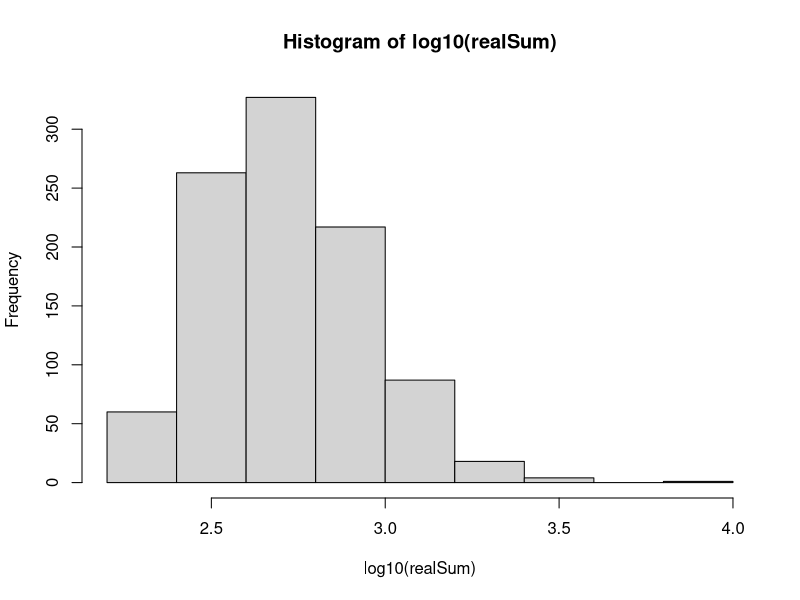
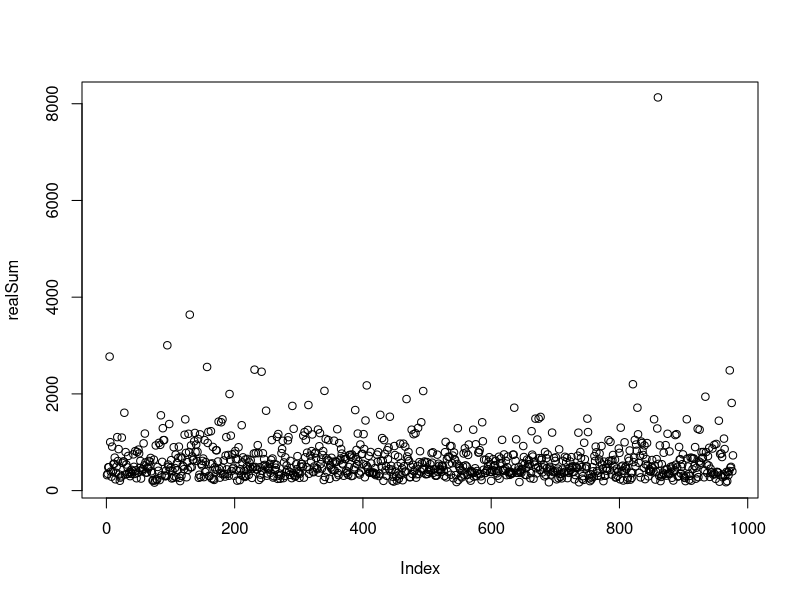
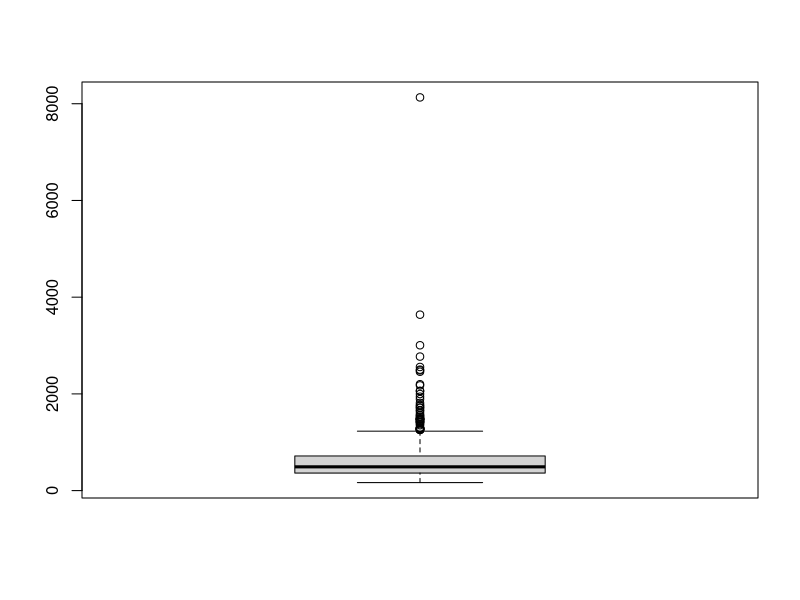
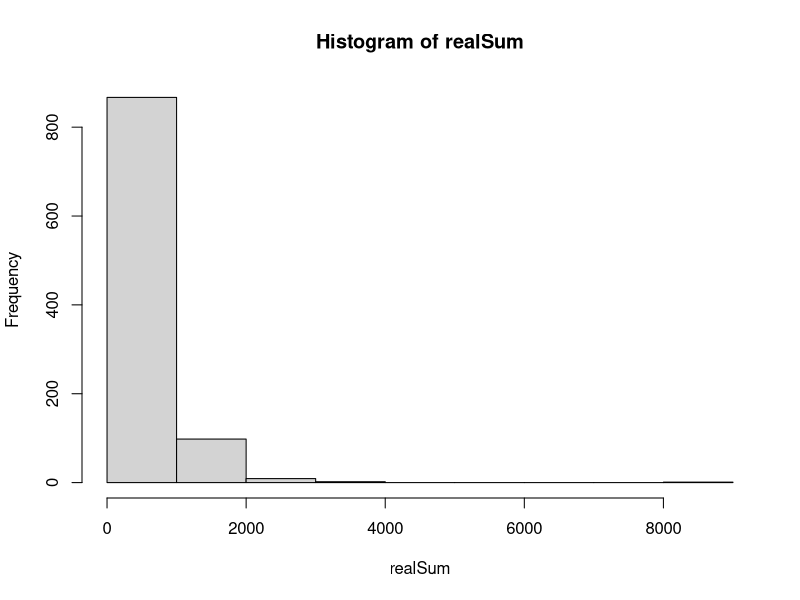
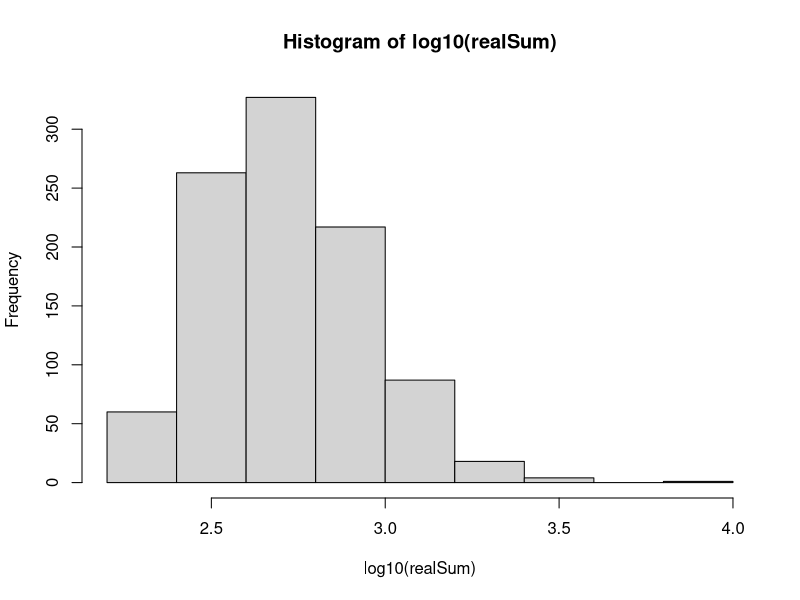
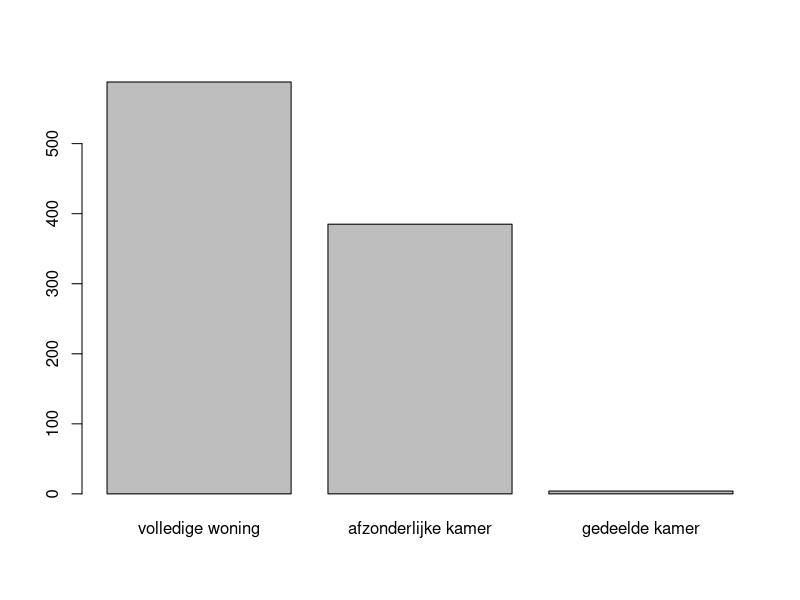
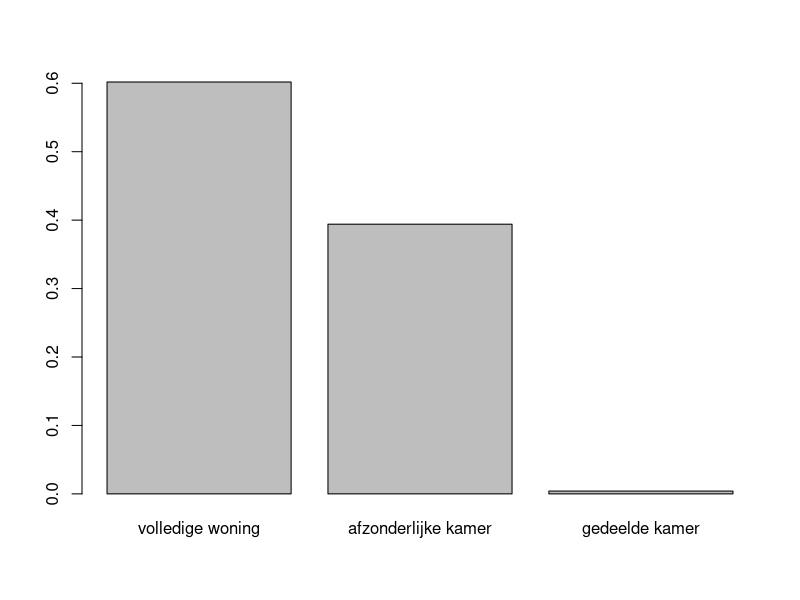
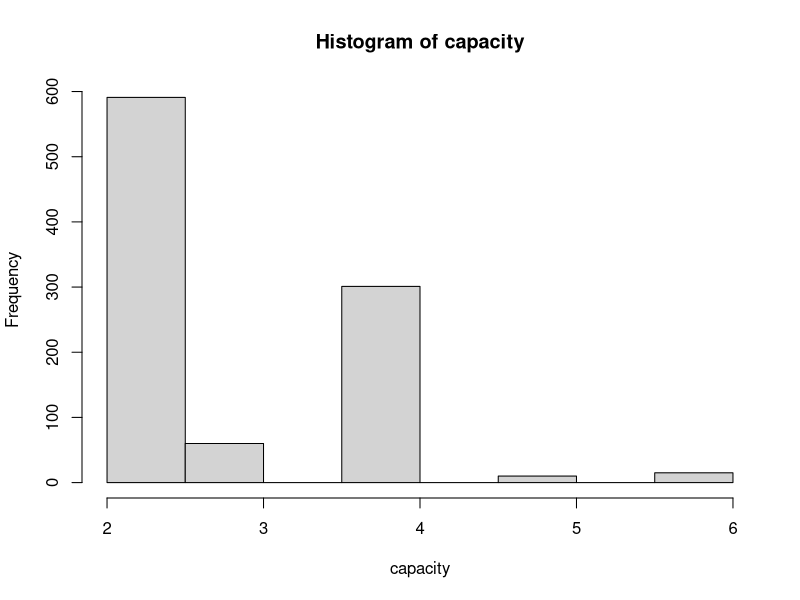

These figures' R source, in order: (Note: this script raises an error after producing the figures.)
### 0) Extra QoL functies ######################################################
clear_envir <- function() {rm(list = ls(.GlobalEnv)[ls(.GlobalEnv) != "airbnb" & ls(.GlobalEnv) != "clear_envir"], envir = .GlobalEnv)}

### 1) Gegevens inlezen en manipuleren #########################################
#laat aub staan voor nu: ~/2e Bachelor/stat404/stat_project_2023/airbnb.csv
airbnb <- read.csv2("airbnb.csv", sep="", stringsAsFactors=TRUE)
range_attr  = max(airbnb$attr)-min(airbnb$attr)
range_rest  = max(airbnb$rest)-min(airbnb$rest)
airbnb$attr = 1 + 9*((airbnb$attr - min(airbnb$attr)) / range_attr)
airbnb$rest = 1 + 9*((airbnb$rest - min(airbnb$rest)) / range_rest)
airbnb$lat  = NULL
airbnb$lng  = NULL
airbnb$room = factor(airbnb$room, levels = c(1,2,3), labels = c("volledige woning","afzonderlijke kamer", "gedeelde kamer"))
airbnb$host = factor(airbnb$host, levels = c(0,1,2), labels = c("enige beschikbare woning", "2 tot 4 beschikbare woningen", "meer dan 4 beschikbare woningen"))
attach(airbnb)

### 2) Gegevens verkennen #####################################################

summary(airbnb)

# 1: realSum
# Kwantitatief, continu (positief)
hist(log10(realSum))
summary(log10(realSum))
mean(realSum)
median(realSum)
sd(realSum)
range(realSum)
plot(realSum) # 1 zeer duidelijke uitschieter
boxplot(realSum)
hist(realSum) # zeer rechtsscheef
hist(log10(realSum)) # iets "normaler" verdeeld

# 2: room 
# Kwalitatief, nominaal
summary(room)
table(room) # zeer weinig gedeelde kamers
table(room)/length(room)
barplot(table(room))
barplot(table(room)/length(room))

# 3: capacity
# Kwantitatief, discreet (positief)
summary(capacity)
table(capacity)
hist(capacity)
table(capacity)/length(capacity)
barplot(table(capacity))
barplot(table(capacity)/length(capacity))

# 4: bedrooms
# Kwantitatief, discreet (positief)
summary(bedrooms)
table(bedrooms)
table(bedrooms)/length(bedrooms)
barplot(table(bedrooms))
barplot(table(bedrooms)/length(bedrooms))

# 5: dist
# Kwantitatief, continu (positief)
hist(dist) # duidelijk rechtsscheef 
hist(log10(dist))  # duidelijk linksscheef
summary(dist)  # er zijn niet meteen uitschieters, behalve na de logtransf is er een lage waarde
range(dist)
range(dist)[2]-range(dist)[1]
cov(realSum, dist)  # sterk omgekeerd evenredig verband; (kleine afstand = hoge prijs)

# 6: metro
# Kwantitatief, continu (positief)
hist(metro) # rechtsscheef met meeste gegevens links (kleine afstand)
hist(log10(metro)) # lijkt een beetje normaal, maar heeft toch een kleine linkerstaart
summary(metro)
range(metro)     
range(metro)[2]-range(metro)[1] # minder spreiding dan dist
cov(realSum, metro) # een kleinere afstand zal een hogere prijs met zich meetrekken, maar minder erg dan bij dist

# 7: attr
# Kwantitatief, continu (tussen 1 en 10)
hist(attr) # zeer rechtsscheef
hist(log10(attr)) # minder rechtsscheef, maar nog steeds niet normaal
summary(attr)
range(attr)
range(attr)[2]- range(attr)[1] # de attr ligt per constructie tussen 1 en 10
cov(realSum, attr) # hoe hoger de attr score, hoe hoger de prijs

# 8: rest
# Kwantitatief, continu (tussen 1 en 10)
hist(rest) # rechtsscheef
hist(log10(rest)) # symmetrisch met zware staarten
summary(rest)
range(rest)
range(rest)[2]- range(rest)[1] # de rest ligt per constructie tussen 1 en 10
cov(realSum, rest) # er is duidelijk een positieve samenhang tussen de prijs en de restaurantscore

# 9: host
# Kwalitatief, ordinaal
# Meeste verblijven hebben een gastheer die maar één woning ter beschikking heeft
table(host)
x = barplot(table(host), main = "Aantal beschikbare woningen van de gastheer\nbij een woning", names.arg = c("1", "2-4", ">4"), col = c("snow2", "snow3", "snow4"), ylim = c(0,max(table(host))*1.15), space = 0)
text(x, table(host)+30, labels = as.character(y))
pie(table(host), main = "Aantal beschikbare woningen van de gastheer\nbij een woning", labels = c("1", "2-4", ">4"))

# 10: cleanliness
# Kwalitatief, ordinaal (tussen 1 en 10)
# REDEN: modale score van 1-10, maar een 9 is niet per-se "properder" dan een 8,
#   maar de huurders hebben dit in het algemeen wel zo ervaren.
#   Dit is dus minder een meetwaarde, maar eerder een categorische veranderlijke
# Zeer linksscheef, meer dan de helft geeft "10"
# Exponentieel verdeeld?
table(cleanliness)
hist(cleanliness, col = c("snow2", "snow3"))

# 11: satistfaction
# Kwantitatief, continu (tussen 1 en 10)
# REDEN: terwijl cleanliness kwalitatief zou zijn, lijkt satisfaction mij toch
#   eerder een "gemeten waarde." Het lijkt mij hier een afgeronde continue
#   waarde, die inderdaad "meet" hoe satisfied een huurder is.
# Opnieuw zeer linksscheef
# Exponentieel verdeeld?
hist(satisfaction, breaks = 1:10, col = c("snow2", "snow3"))
hist(airbnb[satisfaction>=7,11], breaks = seq(7, 10, 0.2), col = c("snow2", "snow3"), main = "Histogram van de satisfaction scores tussen 7 en 10")
table(floor(satisfaction))
sd(realSum, capacity, bedrooms, dist, metro, attr, rest, cleanliness)
sd(realSum)
sd(capacity)
sd(bedrooms)
sd(dist)
sd(metro)
sd(attr)
sd(rest)
sd(cleanliness)
range(cleanliness)[2]-range(cleanliness)[1]


### 3) Inferentiele statistiek #################################################

# Vergelijking gemiddelde kost tussen 2023 en 2019
t.test(x= realSum, mu = 620) #cls geldig voor n = 977

# Particuliere versus Professionele aanbieders
part= as.numeric(table(host))[1]
npart = as.numeric(table(host))[2] + as.numeric(table(host))[3]
#chisq.test(x= c(part, npart ))
prop.test(part, part+npart, 0.5, alternative = c("two.sided"))
#prop.test(npart, part+npart, 0.5, alternative = c("two.sided"))
#n = length(host[host=='enige beschikbare woning'])
#w = length(host[host!= 'enige beschikbare woning'])
#m = length(host)
#p0 = (n*(n/m)+ w*(w/m))/(n+w)
#pnorm( q = ((n/m)-0.5)/sqrt((1/4)/m), lower.tail= FALSE)
#pnorm((n/m - w/m)/sqrt(p0*(1-p0)*(1/n + 1/w)), lower.tail = FALSE)    IS dit nog nodig?


## Test Poisson verdeling op beschikbare slaapkamers
# Methode zoals op p.293-295
lambda_hat  <- mean(bedrooms)  # Schatting lambda
nul = length(bedrooms[bedrooms == 0])
een = length(bedrooms[bedrooms == 1])
twee = length(bedrooms[bedrooms == 2])
drie = length(bedrooms[bedrooms == 3])
vier = length(bedrooms[bedrooms == 4 ]) + length(bedrooms[bedrooms == 5])
#cochranregel nu wel voldaan
frequencies <- c(nul, een , twee, drie, vier)
categories  <- c(0, 1, 2, 3, 4)
expected    <- dpois(categories, lambda=lambda_hat) * sum(frequencies)
estimated_value_count <- 1
degrees_of_freedom <- length(categories) - estimated_value_count - 1  # p.294

# chi-kwadraat statistiek met als verwachte kansen die voor een poisson
# verdeling met geschatte lambda = gemiddelde waarde
chisq_bedrooms  <- sum((frequencies - expected)^2/expected)
pvalue_bedrooms <- pchisq(q = chisq_bedrooms, df = degrees_of_freedom, lower.tail = F)
print("p-waarde: poisson verdeling bedrooms"); print(pvalue_bedrooms)
# RESULTAAT: p-waarde erg klein.
#Met aan zekerheid grenzende waarschijnlijkheid NIET poisson verdeeld.
#veel korter:
chisq.test(frequencies, p = dpois(0:4, lambda_hat), rescale.p = TRUE)
#977 observaties ==> chisq verwerpt zeer snel


### 3.3.2 Gemiddelde kost

## 1)
# realSum met capacity 2 testen waarbij cleanliness == 10 of niet
clean = na.omit(realSum[capacity==2 & cleanliness==10])
nclean = na.omit(realSum[capacity==2 & cleanliness!=10])
length(clean)
length(nclean)
# ==> CLS is voldaan
shapiro.test(clean)
shapiro.test(nclean)
# ==> allebei met aan z.g.w. niet normaal verdeeld
t.test(clean, nclean, var.equal = FALSE)
# Er blijkt een randgeval te zijn, geen conclusie.

## 2)
# realSum met capacity 2 testen waarbij host == "enige beschikbare woning" of niet
niet.enige = na.omit(realSum[capacity==2 & host!="enige beschikbare woning"])
enige = na.omit(realSum[capacity==2 & host=="enige beschikbare woning"])
length(enige)
length(niet.enige)
# ==> CLS voldaan
qqnorm(enige); qqline(enige)
qqnorm(niet.enige); qqline(niet.enige)
shapiro.test(enige)
shapiro.test(niet.enige)
# ==> allebei met aan z.g.w. niet normaal verdeeld
t.test(enige, niet.enige, var.equal = FALSE)
# Op basis van de steekproef blijkt dat er een aanwijzing is dat er een
# verschil in kost zou zijn.

## 3)
# realSum met capacity 2 testen waarbij room == "volledige woning" of niet
volledig = na.omit(realSum[capacity==2 & room=='volledige woning'])
nnvolledig = na.omit(realSum[capacity==2 & room!='volledige woning'])
length(volledig)
length(nvolledig)
# ==> CLS is voldaan
shapiro.test(volledig)
shapiro.test(nvolledig)
# ==> allebei met aan z.g.w. niet normaal verdeeld
t.test(volledig, nvolledig, var.equal = FALSE)
# Er is met aan z.g.w. een verschil in de kosten.

### 3.3.3 associatie met de verschillende veranderlijken

###normaliteit nagaan

shapiro.test(realSum)
#realSum is duidelijk niet normaal verdeeld == > Spearman
cor.test(realSum, dist, method = c("spearman"), exact = FALSE) #waarschijnlijk afhankelijk
cor.test(realSum, metro, method = c("spearman"), exact = FALSE) #waarschijnlijk afhankelijk
cor.test(realSum, attr, method = c("spearman"), exact = FALSE)#waarschijnlijk afhankelijk
cor.test(realSum, rest, method = c("spearman"), exact = FALSE)#waarschijnlijk afhankelijk
cor.test(realSum, satisfaction, method = c("spearman"), exact = FALSE) #waarschijnlijk afhankelijk
#methode achter de correlatie-test
n = 977
R = cor(realSum, metro, method='spearman')
2*pt(abs(R*(sqrt(n-2))/sqrt(1-R^2)), 975, lower.tail = F)

#Hier wordt de correlatie tussen realSum en de andere variabele geplot

plot(dist, realSum, xlab='Afstand tot het stadscentrum(km)', ylab='Totale kostprijs');abline(lm(realSum ~ dist), col = "red") 
plot(metro, realSum, xlab='Afstand tot dichtstbijzijnde metro-halte (km)', ylab='Totale kostprijs');abline(lm(realSum ~ metro), col = "red")
plot(attr, realSum, xlab='Attractiescore, nabijheid van bezienswaardigheden', ylab='Totale kostprijs');abline(lm(realSum ~ attr), col = "red")
plot(rest, realSum, xlab='Restaurantscore, nabijheid van restaurants', ylab='Totale kostprijs');abline(lm(realSum ~ rest), col = "red")
plot(satisfaction, realSum, xlab='Tevredenheid van de gasten (op 10)', ylab='Totale kostprijs');abline(lm(realSum ~ satisfaction), col = "red")
plot(cleanliness, realSum, xlab='Modale score voor netheid van het verblijf volgensgasten (op 10)', ylab='Totale kostprijs');abline(lm(realSum ~ cleanliness), col = "red")
plot(capacity, realSum, xlab='Maximaal aantal gasten', ylab='Totale kostprijs');abline(lm(realSum ~ capacity), col = "red")
plot(bedrooms, realSum, xlab='Aantal beschikbare slaapkamers in het verblijf', ylab='Totale kostprijs');abline(lm(realSum ~ bedrooms), col = "red")
plot(room, realSum, xlab ='Soort verblijf', ylab='Totale prijs');abline(lm(realSum ~ room), col = "red")
plot(host, realSum, xlab='Type verhuurder', ylab = 'Totale prijs');abline(lm(realSum ~ host), col = "red")
summary(lm(realSum ~ host))
#discretiseren van veranderlijken voor de Cochran regel
som = cut(realSum, breaks = quantile(realSum, probs= seq(0,1,1/4)), labels = c("laag", "middel-laag", "middel-hoog", "hoog"))

proper = cut(cleanliness, breaks = c(0, 7.5, 8.5, 9.5, 10.5), labels = c("2-7","8","9","10"))
p = table(som, proper)
chisq.test(p)$expected
chisq.test(p)

cap = cut(capacity, breaks = c(-0.5, 2.5, 3.5, 4.5, 6.5), labels = c('Laag','Middellaag', 'Middelhoog', 'Hoog'))
p = table(som, cap)
chisq.test(p)$expected
chisq.test(p)

bed = cut(bedrooms, breaks = c(-0.5, 0.5, 1.5, 2.5, 6), labels = c('Laag','Middellaag', 'Middelhoog', 'Hoog'))
p = table(som, bed)
chisq.test(p)$expected
chisq.test(p)

slagroom = cut(as.numeric(room),  breaks = c(0.5, 1.5, 3.5), labels = c('volledige woning', 'kamers'))
p = table(som, slagroom)
chisq.test(p)$expected
chisq.test(p)

p = table(som, host)
chisq.test(p)$expected
chisq.test(p)


#3.3.4 Verklaren van de opbrengsten
simpelmodel1 = lm(realSum~attr); simpelmodel1
par(mfrow = c(2,2))
plot(simpelmodel1)
par(mfrow = c(1,1))
summary(simpelmodel1)

simpelmodel2 = lm(log10(realSum)~log10(attr)); simpelmodel2
par(mfrow = c(2,2))
plot(simpelmodel2)
par(mfrow = c(1,1))
summary(simpelmodel2)

y_hat = simpelmodel1$fitted.values
x_i = simpelmodel1$model[ ,2]
y_i = simpelmodel1$model[ ,1]

y_hat2 = simpelmodel2$fitted.values
x_i2 = simpelmodel2$model[ ,2]
y_i2 = simpelmodel2$model[ ,1]

par(mfrow = c(1,2))
betrouwb = predict( simpelmodel1, interval = "confidence" , level = 0.95)
predictie = predict( simpelmodel1, interval = "prediction" , level = 0.95)
plot ( realSum ~ attr)
abline( simpelmodel1 , col = "red")
lines(sort(x_i), betrouwb[order(x_i) ,2] , col = "blue")
lines(sort(x_i), betrouwb[order(x_i) ,3] , col = "blue")
lines(sort(x_i), predictie[order(x_i) ,2] , col = "green")
lines(sort(x_i), predictie[order(x_i) ,3] , col = "green")

betrouwb2 = predict( simpelmodel2, interval = "confidence" , level = 0.95)
predictie2 = predict( simpelmodel2, interval = "prediction" , level = 0.95)
plot( log10(realSum) ~ log10(attr))
abline( simpelmodel2 , col = "red")
lines(sort(x_i2), betrouwb2[order(x_i2) ,2] , col = "blue")
lines(sort(x_i2), betrouwb2[order(x_i2) ,3] , col = "blue")
lines(sort(x_i2), predictie2[order(x_i2) ,2] , col = "green")
lines(sort(x_i2), predictie2[order(x_i2) ,3] , col = "green")
par(mfrow = c(1,1))

model = lm(realSum~satisfaction+rest+attr+metro+dist)
summary(model)
model = update(model ,.~. -rest )
summary(model)
model = update(model ,.~. -metro )
summary(model)

par(mfrow = c(2,2))
plot(model)
par(mfrow = c(1,1))


logmodel = lm(log10(realSum)~satisfaction+rest+attr+metro+dist)
summary(logmodel)
logmodel = update(logmodel ,.~. -rest )
summary(logmodel)

par(mfrow = c(2,2))
plot(logmodel)
par(mfrow = c(1,1))

logattrmodel = lm(realSum~satisfaction+log10(attr)+dist)
summary(logattrmodel)
logattrmodel = update(model ,.~. -dist )
summary(logattrmodel)#dit model verwerpen door een te lage adj R squared

logrestmodel = lm(realSum~satisfaction+log10(rest)+attr+dist)
summary(logrestmodel) #rest is zelf significant

onsmodel = lm(log10(realSum)~satisfaction+log10(attr)+dist)
summary(onsmodel)

par(mfrow = c(2,2))
plot(onsmodel)
par(mfrow = c(1,1))

onsmodelzonderoutliers = lm(log10(realSum)~satisfaction+log10(attr)+dist, data = airbnb[-c(860),])
summary(onsmodelzonderoutliers)

par(mfrow = c(2,2))
plot(onsmodelzonderoutliers)
par(mfrow = c(1,1))#outlier heeft weinig effect

onsmodel = lm(log10(realSum)~satisfaction+log10(attr)+dist)
summary(onsmodel)

dommy = room == "volledige woning"
table(dommy)
onsmodel = update(onsmodel, .~.*dommy)
summary(onsmodel)
onsmodel = update(onsmodel, .~.-satisfaction:dommy)
summary(onsmodel)#dit model is goed
